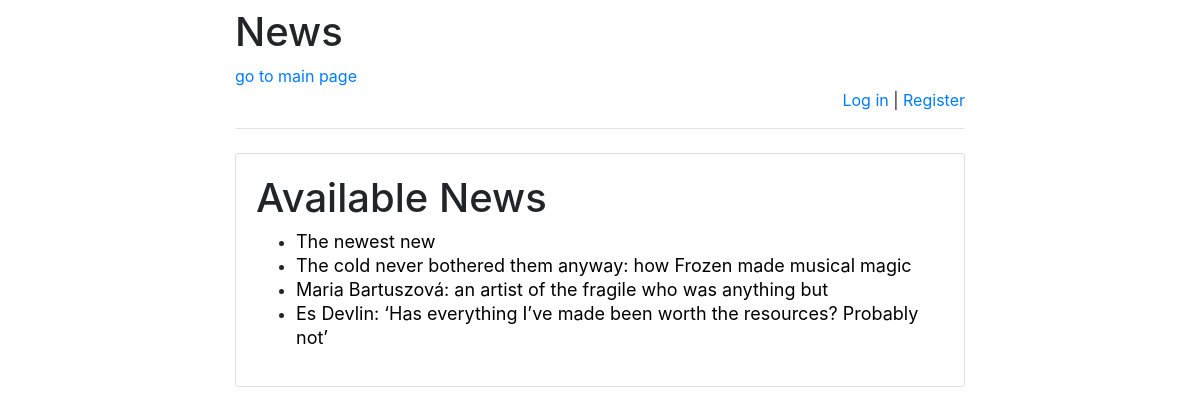
The page /news/ on the database as committed earlier.
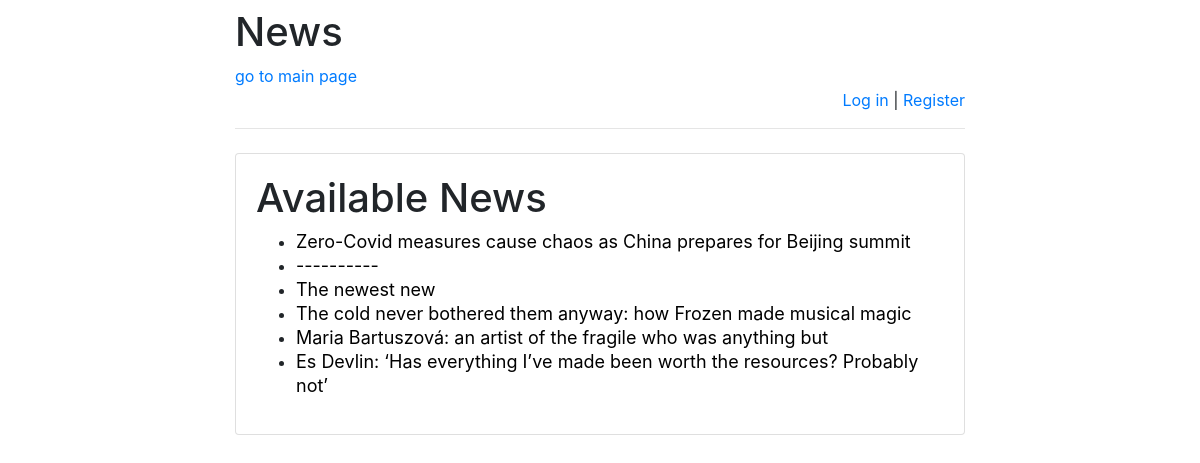
The same page on the database as committed later.
### news/models.py (models this page shows)
class News(models.Model):
    title = models.CharField(max_length=255)
    pub_date = models.DateTimeField('date published')
    text = models.TextField(blank=False)

### news/views.py (the view)
# urls.py: path(r'', views.index, name='index'),
def index(request):
    message = None
    if "message" in request.GET:
        message = request.GET["message"]
    return render(
        request,
        "index.html",
        {
            "latest_news":
                News.objects.order_by('-pub_date')[:10],
            "message": message
        }
    )

### templates/index.html (shortened to what this page needs)
{% extends 'base.html' %}
{% block main %}
    <h1>Available News</h1>
    {% if latest_news %}
        <ul>
            {% for news in latest_news %}
                <li>
                    <a href="/news/{{ news.id }}" style="color: black; font-size: 18px; line-height: 24px;">
                        {{ news.title }}
                    </a>
                </li>
            {% endfor %}
        </ul>
    {% else %}
        <p>No news are available right now.</p>
    {% endif %}
{% endblock %}

Rows that differ between the two databases and show on the page:
added News: title "Zero-Covid measures cause chaos as China prepares for Beijing summit"
added News: title "----------"
